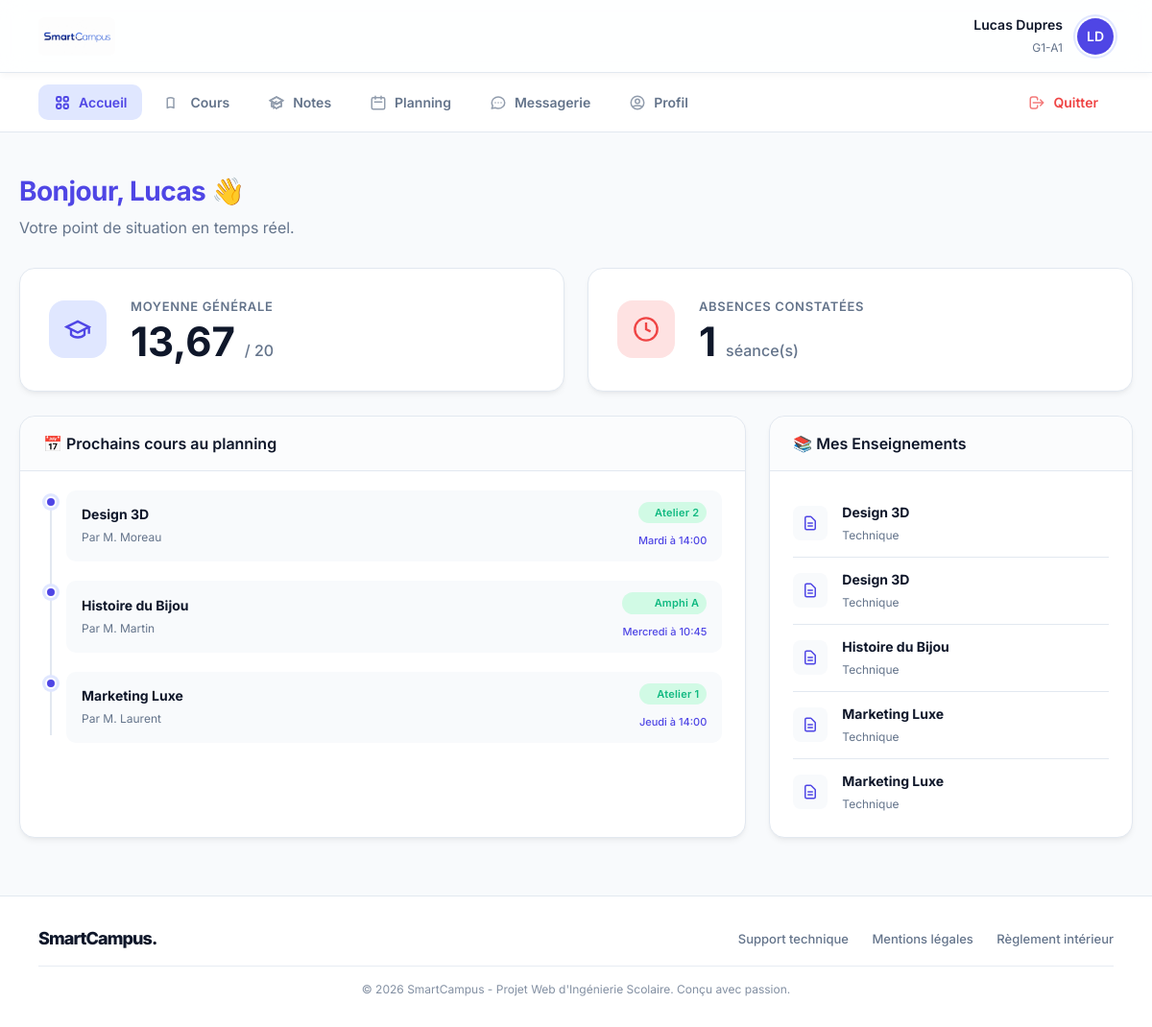
The page /dashboard_etudiant.php (signed in) on the database its author committed.
### tables this page shows
CREATE TABLE utilisateurs (
        id INTEGER PRIMARY KEY AUTOINCREMENT,
        prenom TEXT NOT NULL,
        nom TEXT NOT NULL,
        email TEXT UNIQUE NOT NULL,
        role TEXT CHECK(role IN ('etudiant', 'professeur', 'administrateur')) NOT NULL,
        mot_de_passe_hash TEXT NOT NULL,
        statut_compte TEXT DEFAULT 'actif',
        groupe_id INTEGER,
        FOREIGN KEY(groupe_id) REFERENCES groupes(id) ON DELETE SET NULL
    );

CREATE TABLE groupes (
        id INTEGER PRIMARY KEY AUTOINCREMENT,
        nom TEXT NOT NULL UNIQUE
    );

CREATE TABLE cours (
        id INTEGER PRIMARY KEY AUTOINCREMENT,
        titre TEXT NOT NULL,
        categorie TEXT NOT NULL,
        description TEXT,
        groupe_id INTEGER,
        professeur_id INTEGER, jour VARCHAR(20) DEFAULT 'Lundi', heure_debut VARCHAR(10) DEFAULT '08:30', heure_fin VARCHAR(10) DEFAULT '10:30', salle VARCHAR(50) DEFAULT 'Non assignée',
        FOREIGN KEY(groupe_id) REFERENCES groupes(id) ON DELETE CASCADE,
        FOREIGN KEY(professeur_id) REFERENCES utilisateurs(id) ON DELETE SET NULL
    );

### dashboard_etudiant.php (the view, shortened to what this page needs)
<?php
require_once 'db.php';
$etud_id = $_SESSION['utilisateur_id'];
$user = $db->query("
    SELECT u.*, g.nom as nom_groupe
    FROM utilisateurs u
    LEFT JOIN groupes g ON u.groupe_id = g.id
    WHERE u.id = $etud_id
")->fetch();
$liste_cours = [];
if ($user['groupe_id']) {
    $stmt = $db->prepare("SELECT * FROM cours WHERE groupe_id = ? ORDER BY titre");
    $stmt->execute([$user['groupe_id']]);
    $liste_cours = $stmt->fetchAll();
}
$prochains_cours = [];
if ($user['groupe_id']) {
    $stmt_next = $db->prepare("
        SELECT c.*, u.nom as prof_nom
        FROM cours c
        LEFT JOIN utilisateurs u ON c.professeur_id = u.id
        WHERE c.groupe_id = ?
        ORDER BY CASE c.jour
            WHEN 'Lundi' THEN 1 WHEN 'Mardi' THEN 2 WHEN 'Mercredi' THEN 3
            WHEN 'Jeudi' THEN 4 WHEN 'Vendredi' THEN 5 ELSE 6
        END, c.heure_debut ASC
        LIMIT 3
    ");
    $stmt_next->execute([$user['groupe_id']]);
    $prochains_cours = $stmt_next->fetchAll();
}
$stmt_notes = $db->prepare("SELECT valeur_note FROM notes WHERE etudiant_id = ?");
$stmt_notes->execute([$etud_id]);
$notes = $stmt_notes->fetchAll();
$moyenne = 0;
if (count($notes) > 0) {
    $moyenne = round(array_sum(array_column($notes, 'valeur_note')) / count($notes), 2);
}
$stmt_abs = $db->prepare("SELECT COUNT(*) FROM presences WHERE etudiant_id = ? AND statut = 'absent'");
$stmt_abs->execute([$etud_id]);
$nb_abs = $stmt_abs->fetchColumn();
?>
<!DOCTYPE html>
<html lang="fr">
<head>
    <link rel="stylesheet" href="style.css">
</head>
<body>
    <?php include 'menu.php'; ?>
    <div class="container">
        <div style="margin-bottom: 30px;">
            <h1 style="color:var(--primary);">Bonjour, <?= htmlspecialchars($user['prenom']) ?> 👋</h1>
            <p style="color:var(--text-muted); margin:0;">Votre point de situation en temps réel.</p>
        </div>
        <div class="dashboard-grid" style="grid-template-columns: 1fr 1fr; margin-bottom: 25px;">
            <div class="card stat-card">
                <div class="stat-icon icon-blue">
                    <svg xmlns="http://www.w3.org/2000/svg" width="28" height="28" viewBox="0 0 24 24" fill="none" stroke="currentColor" stroke-width="2">
                        <path d="M22 10v6M2 10l10-5 10 5-10 5z"/>
                        <path d="M6 12v5c3 3 9 3 12 0v-5"/>
                    </svg>
                </div>
                <div class="stat-info">
                    <h2>Moyenne Générale</h2>
                    <?php if (count($notes) > 0): ?>
                        <div class="stat-value">
                            <?= number_format($moyenne, 2, ',', ' ') ?>
                            <span class="stat-sub">/ 20</span>
                        </div>
                    <?php else: ?>
                        <div class="stat-value" style="color:var(--text-muted); font-size:24px;">
                            -- <span class="stat-sub">/ 20</span>
                        </div>
                    <?php endif; ?>
                </div>
            </div>
            <div class="card stat-card">
                <div class="stat-icon icon-red">
                    <svg xmlns="http://www.w3.org/2000/svg" width="28" height="28" viewBox="0 0 24 24" fill="none" stroke="currentColor" stroke-width="2">
                        <circle cx="12" cy="12" r="10"/>
                        <polyline points="12 6 12 12 16 14"/>
                    </svg>
                </div>
                <div class="stat-info">
                    <h2>Absences Constatées</h2>
                    <div class="stat-value">
                        <?= $nb_abs ?> <span class="stat-sub">séance(s)</span>
                    </div>
                </div>
            </div>
        </div>
        <div class="dashboard-grid">
            <div class="card">
                <div class="card-header"><h2>📅 Prochains cours au planning</h2></div>
                <?php if (empty($prochains_cours)): ?>
                    <div class="empty-state">
                        <p>Aucune séance planifiée prochainement.</p>
                    </div>
                <?php else: ?>
                    <div class="timeline">
                        <?php foreach($prochains_cours as $pc): ?>
                            <div class="timeline-item">
                                <div class="timeline-badge"></div>
                                <div class="timeline-content">
                                    <div>
                                        <strong style="color:var(--text-main); font-size:14px; display:block;">
                                            <?= htmlspecialchars($pc['titre']) ?>
                                        </strong>
                                        <span style="font-size:12px; color:var(--text-muted);">
                                            Par M. <?= htmlspecialchars($pc['prof_nom'] ?? 'Enseignant') ?>
                                        </span>
                                    </div>
                                    <div style="text-align:right;">
                                        <span class="badge badge-success" style="font-size:11px; padding:3px 8px; font-weight:600; display:block; margin-bottom:4px;">
                                            <?= htmlspecialchars($pc['salle'] ?? 'À définir') ?>
                                        </span>
                                        <span style="font-size:11px; font-weight:500; color:var(--primary);">
                                            <?= htmlspecialchars($pc['jour'] ?? 'Lundi') ?> à <?= htmlspecialchars(substr($pc['heure_debut'] ?? '08:30', 0, 5)) ?>
                                        </span>
                                    </div>
                                </div>
                            </div>
                        <?php endforeach; ?>
                    </div>
                <?php endif; ?>
            </div>
            <div class="card">
                <div class="card-header"><h2>📚 Mes Enseignements</h2></div>
                <?php if (empty($liste_cours)): ?>
                    <div class="empty-state">
                        <p>Aucun cours rattaché.</p>
                    </div>
                <?php else: ?>
                    <ul class="course-list">
                        <?php foreach($liste_cours as $c): ?>
                            <li class="course-item">
                                <div class="course-icon">
                                    <svg xmlns="http://www.w3.org/2000/svg" width="18" height="18" fill="none" viewBox="0 0 24 24" stroke="currentColor" stroke-width="2">
                                        <path stroke-linecap="round" stroke-linejoin="round" d="M9 12h6m-6 4h6m2 5H7a2 2 0 01-2-2V5a2 2 0 012-2h5.586a1 1 0 01.707.293l5.414 5.414a1 1 0 01.293.707V19a2 2 0 01-2 2z" />
                                    </svg>
                                </div>
                                <div>
                                    <strong style="font-size:14px; color:var(--text-main); display:block;">
                                        <?= htmlspecialchars($c['titre']) ?>
                                    </strong>
                                    <span style="font-size:12px; color:var(--text-muted);">
                                        <?= htmlspecialchars($c['categorie']) ?>
                                    </span>
                                </div>
                            </li>
                        <?php endforeach; ?>
                    </ul>
                <?php endif; ?>
            </div>
        </div>
    </div>
    <?php include 'footer.php'; ?>
</body>
</html>

### menu.php (shortened to what this page needs)
<?php
require_once 'db.php';
$mon_id = $_SESSION['utilisateur_id'];
$mon_role = $_SESSION['role'];
$stmt_menu = $db->prepare("SELECT u.*, g.nom as nom_groupe FROM utilisateurs u LEFT JOIN groupes g ON u.groupe_id = g.id WHERE u.id = ?");
$stmt_menu->execute([$mon_id]);
$user_menu = $stmt_menu->fetch(PDO::FETCH_ASSOC);
$initiales_menu = strtoupper(substr($user_menu['prenom'], 0, 1) . substr($user_menu['nom'], 0, 1));
$avatar_menu_url = null;
$stmt_unread_menu = $db->prepare("SELECT COUNT(*) FROM messages WHERE destinataire_id = ? AND lu = 0");
$stmt_unread_menu->execute([$mon_id]);
$messages_non_lus_menu = $stmt_unread_menu->fetchColumn();
$current_page = basename($_SERVER['PHP_SELF']);
?>
<header class="top-bar">
    <img src="images/logo.jpg" alt="SmartCampus" onerror="this.src='https://via.placeholder.com/120x45?text=SmartCampus'">
    <div class="user-widget">
        <div class="user-widget-info" style="text-align: right;">
            <strong style="color:var(--text-main); font-size:14px;"><?= htmlspecialchars($user_menu['prenom'] . ' ' . $user_menu['nom']) ?></strong>
            <span style="font-size:12px; color:var(--text-muted);">
                <?php
                if ($mon_role === 'administrateur') echo 'Administration';
                elseif ($mon_role === 'professeur') echo 'Corps Enseignant';
                else echo htmlspecialchars($user_menu['nom_groupe'] ?? 'Étudiant');
                ?>
            </span>
        </div>
        <div class="avatar-small" <?= $mon_role === 'administrateur' ? 'style="background: #1e293b;"' : '' ?>>
            <?php if ($avatar_menu_url): ?><img src="<?= $avatar_menu_url ?>" alt="Profil"><?php else: ?><?= $initiales_menu ?><?php endif; ?>
        </div>
    </div>
</header>
<nav class="top-nav">
    <?php if ($mon_role === 'administrateur'): ?>
        <a href="dashboard_administrateur.php" class="<?= $current_page === 'dashboard_administrateur.php' ? 'active' : '' ?>">
            <svg fill="none" viewBox="0 0 24 24" stroke="currentColor" stroke-width="2"><path stroke-linecap="round" stroke-linejoin="round" d="M12 4.354a4 4 0 110 5.292M15 21H3v-1a6 6 0 0112 0v1zm0 0h6v-1a6 6 0 00-9-5.197M13 7a4 4 0 11-8 0 4 4 0 018 0z" /></svg> Membres
        </a>
        <a href="gestion_cours.php" class="<?= $current_page === 'gestion_cours.php' ? 'active' : '' ?>">
            <svg fill="none" viewBox="0 0 24 24" stroke="currentColor" stroke-width="2"><path stroke-linecap="round" stroke-linejoin="round" d="M12 6.253v13m0-13C10.832 5.477 9.246 5 7.5 5S4.168 5.477 3 6.253v13C4.168 18.477 5.754 18 7.5 18s3.332.477 4.5 1.253" /></svg> Programme
        </a>
        <a href="gestion_absences.php" class="<?= $current_page === 'gestion_absences.php' ? 'active' : '' ?>">
            <svg fill="none" viewBox="0 0 24 24" stroke="currentColor" stroke-width="2"><path stroke-linecap="round" stroke-linejoin="round" d="M9 5H7a2 2 0 00-2 2v12a2 2 0 002 2h10a2 2 0 002-2V7a2 2 0 00-2-2h-2M9 5a2 2 0 002 2h2a2 2 0 002-2M9 5a2 2 0 012-2h2a2 2 0 012 2m-6 9l2 2 4-4" /></svg> Scolarité
        </a>
        <a href="rapports_admin.php" class="<?= $current_page === 'rapports_admin.php' ? 'active' : '' ?>">
            <svg fill="none" viewBox="0 0 24 24" stroke="currentColor" stroke-width="2"><path stroke-linecap="round" stroke-linejoin="round" d="M9 19v-6a2 2 0 00-2-2H5a2 2 0 00-2 2v6a2 2 0 002 2h2a2 2 0 002-2zm0 0V9a2 2 0 012-2h2a2 2 0 012 2v10m-6 0a2 2 0 002 2h2a2 2 0 002-2m0 0V5a2 2 0 012-2h2a2 2 0 012 2v14a2 2 0 01-2 2h-2a2 2 0 01-2-2z" /></svg> Rapports
        </a>
    <?php else: ?>
        <a href="dashboard_etudiant.php" class="<?= $current_page === 'dashboard_etudiant.php' ? 'active' : '' ?>">
            Accueil
        </a>
        <a href="mes_cours.php" class="<?= $current_page === 'mes_cours.php' ? 'active' : '' ?>">
            <svg fill="none" viewBox="0 0 24 24" stroke="currentColor" stroke-width="2"><path stroke-linecap="round" stroke-linejoin="round" d="M12 6.253v13m0-13C10.832 5.477 9.246 5 7.5 5S4.168 5.477 3 6.253v13C4.168 18.477 5.754 18 7.5 18s3.332.477 4.5 1.253" /></svg> Cours
        </a>
        <a href="mes_notes.php" class="<?= $current_page === 'mes_notes.php' ? 'active' : '' ?>">
            Notes
        </a>
    <?php endif; ?>
    <a href="planning.php" class="<?= $current_page === 'planning.php' ? 'active' : '' ?>">
        <svg fill="none" viewBox="0 0 24 24" stroke="currentColor" stroke-width="2"><path stroke-linecap="round" stroke-linejoin="round" d="M8 7V3m8 4V3m-9 8h10M5 21h14a2 2 0 002-2V7a2 2 0 00-2-2H5a2 2 0 00-2 2v12a2 2 0 002 2z" /></svg> Planning
    </a>
    <a href="messagerie.php" class="<?= $current_page === 'messagerie.php' ? 'active' : '' ?>">
        <svg fill="none" viewBox="0 0 24 24" stroke="currentColor" stroke-width="2"><path stroke-linecap="round" stroke-linejoin="round" d="M8 12h.01M12 12h.01M16 12h.01M21 12c0 4.418-4.03 8-9 8a9.863 9.863 0 01-4.255-.949L3 20l1.395-3.72C3.512 15.042 3 13.574 3 12c0-4.418 4.03-8 9-8s9 3.582 9 8z" /></svg>
        Messagerie <?php if ($messages_non_lus_menu > 0): ?><span class="notification-badge"><?= $messages_non_lus_menu ?></span><?php endif; ?>
    </a>
    <a href="profil.php" class="<?= $current_page === 'profil.php' ? 'active' : '' ?>">
        <svg fill="none" viewBox="0 0 24 24" stroke="currentColor" stroke-width="2"><path stroke-linecap="round" stroke-linejoin="round" d="M5.121 17.804A13.937 13.937 0 0112 16c2.5 0 4.847.655 6.879 1.804M15 10a3 3 0 11-6 0 3 3 0 016 0zm6 2a9 9 0 11-18 0 9 9 0 0118 0z" /></svg> Profil
    </a>
    <a href="deconnexion.php" style="color: var(--danger); margin-left: auto;">
        <svg fill="none" viewBox="0 0 24 24" stroke="currentColor" stroke-width="2"><path stroke-linecap="round" stroke-linejoin="round" d="M17 16l4-4m0 0l-4-4m4 4H7m6 4v1a3 3 0 01-3 3H6a3 3 0 01-3-3V7a3 3 0 013-3h4a3 3 0 013 3v1" /></svg> Quitter
    </a>
</nav>

### rows shown on the page
utilisateurs: prenom+nom "Lucas Dupres", groupe.nom "G1-A1", initiales_menu "LD", prenom "Lucas"
cours: titre "Design 3D", professeur.nom "Moreau", salle "Atelier 2", jour "Mardi", heure_debut "14:00", categorie "Technique"
cours: titre "Histoire du Bijou", professeur.nom "Martin", salle "Amphi A", jour "Mercredi", heure_debut "10:45", categorie "Technique"
cours: titre "Marketing Luxe", professeur.nom "Laurent", salle "Atelier 1", jour "Jeudi", heure_debut "14:00", categorie "Technique"
cours: titre "Design 3D", categorie "Technique"
cours: titre "Marketing Luxe", categorie "Technique"

### other values the page prints
$moyenne "13,67"
$nb_abs "1"
